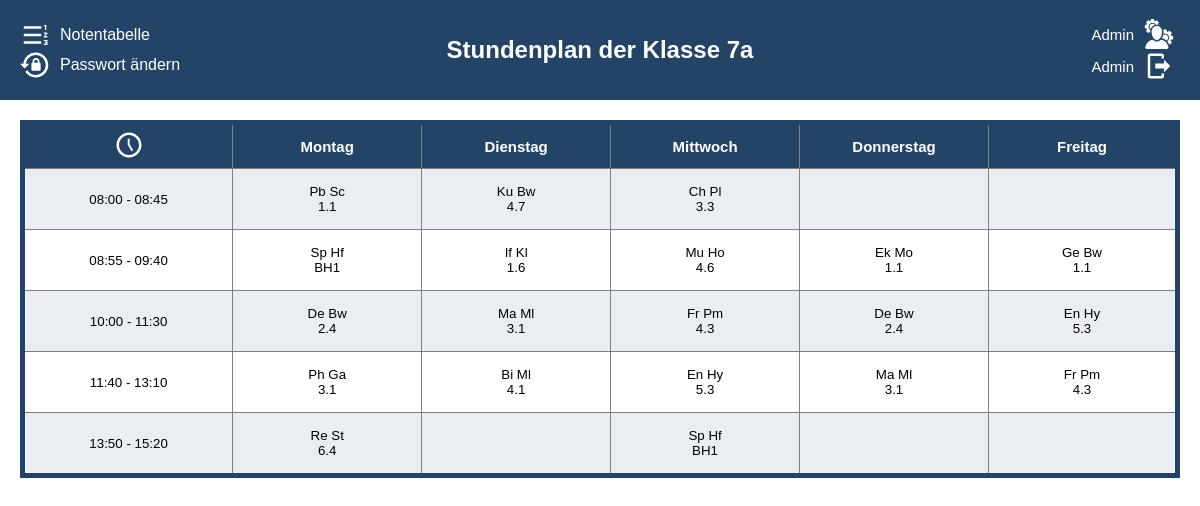
The page /schedule/7a/ (signed in) on the database its author committed.
### stundenplan/models.py (models this page shows, shortened)
class Subject(models.Model):
    abkuerzung = models.CharField(max_length=3, unique=True)
    name = models.CharField(max_length=100, unique=True)
    grade = models.ManyToManyField(Grade, through='Subject_Grade')
    class Meta:
        verbose_name = 'Fach'
        verbose_name_plural = 'Fächer'
    pass

class Teacher(models.Model):
    first_name = models.CharField(max_length=30)
    last_name = models.CharField(max_length=30)
    short_name = models.CharField(max_length=3)
    subjects = models.ManyToManyField(Subject)
    class Meta:
        verbose_name = 'Lehrer'
        verbose_name_plural = 'Lehrer'
    pass

class Room(models.Model):
    room_number = models.CharField(max_length=30, unique=True)
    faecher = models.ManyToManyField(Subject)
    class Meta:
        verbose_name = 'Raum'
        verbose_name_plural = 'Räume'
    def __str__(self):
        return f"{self.room_number}"

### stundenplan/views.py (the view)
# urls.py: path('', index_view, name='index_view'),
@login_required
def index_view(request, bezeichnung):
    user = request.user
    if request.user.is_superuser or request.user.profile.klasse.bezeichnung == bezeichnung:
        context = get_plan(user, bezeichnung)
        return render(request, 'index.html', context)

### stundenplan/get_plan.py (called while the page is built)
def custom_subject_filter(klasse, lesson_number, weekday, week_choice):
    week_instance = Week.objects.get(week_choice=week_choice)
    lesson = Lesson.objects.filter(
        klasse=klasse,
        lesson_number=lesson_number,
        weekday=weekday,
        week_choice=week_instance,
    ).first()
    return lesson.subject.abkuerzung if lesson else ""

def custom_teacher_filter(klasse, lesson_number, weekday, week_choice):
    week_instance = Week.objects.get(week_choice=week_choice)
    lesson = Lesson.objects.filter(
        klasse=klasse,
        lesson_number=lesson_number,
        weekday=weekday,
        week_choice=week_instance,
    ).first()
    return lesson.teacher.short_name if lesson else ""

def custom_room_filter(klasse, lesson_number, weekday, week_choice):
    week_instance = Week.objects.get(week_choice=week_choice)
    lesson = Lesson.objects.filter(
        klasse=klasse,
        lesson_number=lesson_number,
        weekday=weekday,
        week_choice=week_instance,
    ).first()
    return lesson.room_number if lesson else ""

def set_username(user):
    if user.first_name and user.last_name:
        username = user.first_name + " " + user.last_name
    else:
        username = user.username
    return username

### templates/index.html (shortened to what this page needs)
<!DOCTYPE html>
<html lang="de">
<head>
    {% load static %}
    <link rel="stylesheet" type="text/css" href="{% static 'index.css' %}">
</head>
<body>
    <div class="header">
        <div class="logout-container-left" >
            <div class="horizontal">
                <svg class="logout"  xmlns="http://www.w3.org/2000/svg" viewBox="0 0 24 24"><path d="M3,13V11H17V13H3M3,19V17H17V19H3M3,7V5H17V7H3M20,8V5H19V4H21V8H20M19,17V16H22V20H19V19H21V18.5H20V17.5H21V17H19M21.25,10C21.67,10 22,10.34 22,10.75C22,10.95 21.92,11.14 21.79,11.27L20.12,13H22V14H19V13.08L21,11H19V10H21.25Z" /></svg>
                <a class="notentabell-view text" href="{% url 'index_view' %}">Notentabelle</a>
            </div>
            <div class="horizontal">
                <a class="text" href="{% url 'change_password' %}">Passwort ändern</a>
            </div>
        </div>
        <h1 class="header-heading">Stundenplan der Klasse {{klassenname}}</h1>
        <div class="logout-container-right" >
            {% if user.is_superuser %}
                <form method="post" action="{% url 'admin:index' %}">
                    <button type="submit" class="logout-button">
                        <a>Admin</a>
                    </button>
                </form>
            {% endif %}
            <form method="post" action="{% url 'logout' %}">
                <button type="submit" class="logout-button">
                    <div>{{username}}</div>
                    <svg class="logout" xmlns="http://www.w3.org/2000/svg" viewBox="0 0 24 24"><path d="M16,17V14H9V10H16V7L21,12L16,17M14,2A2,2 0 0,1 16,4V6H14V4H5V20H14V18H16V20A2,2 0 0,1 14,22H5A2,2 0 0,1 3,20V4A2,2 0 0,1 5,2H14Z" /></svg>
                </button>
            </form>
        </div>
    </div>
    <div class="content">
        <table class="table table-striped table-bordered table-hover doFixed">
            <thead>
                <tr class="darkrow">
                    <th><svg class="clock" xmlns="http://www.w3.org/2000/svg" viewBox="0 0 24 24"><path d="M12 20C16.4 20 20 16.4 20 12S16.4 4 12 4 4 7.6 4 12 7.6 20 12 20M12 2C17.5 2 22 6.5 22 12S17.5 22 12 22C6.5 22 2 17.5 2 12C2 6.5 6.5 2 12 2M15.3 16.2L14 17L11 11.8V7H12.5V11.4L15.3 16.2Z" /></svg></th>
                    <th colspan="2">Montag</th>
                    <th colspan="2">Dienstag</th>
                    <th colspan="2">Mittwoch</th>
                    <th colspan="2">Donnerstag</th>
                    <th colspan="2">Freitag</th>
                </tr>
            </thead>
            <tbody>
                <tr class="darkrow 1. Studne">
                    <td>08:00 - 08:45</td>
                    <td colspan="2">{{monA1}} {{monA1Name}}<br>{{monA1Nr}}</td>
                    <td colspan="2">{{tueA1}} {{tueA1Name}}<br>{{tueA1Nr}}</td>
                    <td colspan="2">{{wedA1}} {{wedA1Name}}<br>{{wedA1Nr}}</td>
                    <td colspan="2">{{thuA1}} {{thuA1Name}}<br>{{thuA1Nr}}</td>
                    <td colspan="2">{{friA1}} {{friA1Name}}<br>{{friA1Nr}}</td>
                </tr>
                <tr class="2. Studne">
                    <td>08:55 - 09:40</td>
                    <td colspan="2">{{monA2}} {{monA2Name}}<br>{{monA2Nr}}</td>
                    <td colspan="2">{{tueA2}} {{tueA2Name}}<br>{{tueA2Nr}}</td>
                    <td colspan="2">{{wedA2}} {{wedA2Name}}<br>{{wedA2Nr}}</td>
                    <td colspan="2">{{thuA2}} {{thuA2Name}}<br>{{thuA2Nr}}</td>
                    <td colspan="2">{{friA2}} {{friA2Name}}<br>{{friA2Nr}}</td>
                </tr>
                <tr class="darkrow 3./4. Studne">
                    <td>10:00 - 11:30</td>
                    <td colspan="2">{{monA3_4}} {{monA3_4Name}}<br>{{monA3_4Nr}}</td>
                    <td colspan="2">{{tueA3_4}} {{tueA3_4Name}}<br>{{tueA3_4Nr}}</td>
                    <td colspan="2">{{wedA3_4}} {{wedA3_4Name}}<br>{{wedA3_4Nr}}</td>
                    <td colspan="2">{{thuA3_4}} {{thuA3_4Name}}<br>{{thuA3_4Nr}}</td>
                    <td colspan="2">{{friA3_4}} {{friA3_4Name}}<br>{{friA3_4Nr}}</td>
                </tr>
                <tr class="5./6. Stunde">
                    <td data-label="Zeit">11:40 - 13:10</td>
                    <td data-label="Montag A" colspan="2">{{monA5_6}}&nbsp;{{monA5_6Name}}<br>{{monA5_6Nr}}</td>
                    <td data-label="Dienstag A" colspan="2">{{tueA5_6}}&nbsp;{{tueA5_6Name}}<br>{{tueA5_6Nr}}</td>
                    <td data-label="Mittwoch A" colspan="2">{{wedA5_6}}&nbsp;{{wedA5_6Name}}<br>{{wedA5_6Nr}}</td>
                    <td data-label="Donnerstag A" colspan="2">{{thuA5_6}}&nbsp;{{thuA5_6Name}}<br>{{thuA5_6Nr}}</td>
                    <td data-label="Freitag A" colspan="2">{{friA5_6}}&nbsp;{{friA5_6Name}}<br>{{friA5_6Nr}}</td>
                </tr>
                <tr class="darkrow 7./8. Stunde">
                    <td data-label="Zeit">13:50 - 15:20</td>
                    <td data-label="Montag A" colspan="2">{{monA7_8}}&nbsp;{{monA7_8Name}}<br>{{monA7_8Nr}}</td>
                    <td data-label="Dienstag A" colspan="2">{{tueA7_8}}&nbsp;{{tueA7_8Name}}<br>{{tueA7_8Nr}}</td>
                    <td data-label="Mittwoch A" colspan="2">{{wedA7_8}}&nbsp;{{wedA7_8Name}}<br>{{wedA7_8Nr}}</td>
                    <td data-label="Donnerstag A" colspan="2">{{thuA7_8}}&nbsp;{{thuA7_8Name}}<br>{{thuA7_8Nr}}</td>
                    <td data-label="Freitag A" colspan="2">{{friA7_8}}&nbsp;{{friA7_8Name}}<br>{{friA7_8Nr}}</td>
                </tr>
            </tbody>
        </table>
    </div>
</body>
</html>

### static/index.css (style rules this page uses)
:root { --background-color: #ffffff; --second-background-color: #E5E1DA; --darkrow: #23456718; --dark-accent: rgb(35,68,103); --ligth-accent: #b1dae7; --dark-font: #27374D; --ligth-font: white; }
body { display: flex; justify-content: center; align-items: center; flex-direction: column; font-family: Arial, Helvetica, sans-serif; background-color: var(--background-color); margin: 0; padding: 0; }
.header { position: fixed; background-color: var(--dark-accent); width: 100%; left: 0; top: 0; color: var(--ligth-font); display: flex; align-items: center; justify-content: space-between; height: 100px; padding: 0 20px; box-sizing: border-box; }
.header-heading { position: absolute; left: 50%; transform: translateX(-50%); font-size: 1.5rem; text-align: center; }
.logout-container-right { display: flex; align-items: flex-end; flex-direction: column; justify-content: flex-end; position: absolute; right: 20px; }
.logout-container-left { display: flex; align-items: flex-start; flex-direction: column; position: absolute; justify-content: flex-start; left: 20px; }
.logout { height: 30px; width: 30px; fill: var(--ligth-font); }
.logout-button { background-color: transparent; color: var(--ligth-font); border: none; font-size: 15px; cursor: pointer; display: flex; align-items: center; gap: 10px; }
.content { margin-top: 100px; width: 100%; overflow-x: auto; padding: 20px; box-sizing: border-box; }
table { table-layout: fixed; width: 100%; max-width: 1200px; margin: 0 auto; border-collapse: collapse; border: var(--dark-accent) solid 5px; }
th, td { width: 10%; height: 50px; text-align: center; vertical-align: middle; font-size: 10pt; padding: 5px; border: 1px solid gray; word-wrap: break-word; overflow-wrap: break-word; }
th { background-color: var(--dark-accent); color: var(--ligth-font); font-size: 15px !important; height: 30px !important; }
th:last-child, td:last-child { width: 10% !important; }
tbody tr { height: 50px; }
.darkrow { background-color: var(--darkrow); }
.clock { height: 30px; width: auto; color: var(--ligth-font); fill: var(--ligth-font); }
.notentabell-view { color: var(--ligth-font); text-decoration: underline; cursor: pointer; }
.horizontal { display: flex; flex-direction: row; align-items: center; justify-content: flex-start; }
.text { padding-left: 10px; text-decoration: none; color: var(--ligth-font); }

### rows shown on the page
Subject: abkuerzung "Pb"
Teacher: short_name "Sc"
Room: room_number "1.1"
Subject: abkuerzung "Ku"
Teacher: short_name "Bw"
Room: room_number "4.7"
Subject: abkuerzung "Ch"
Teacher: short_name "Pl"
Room: room_number "3.3"
Subject: abkuerzung "Sp"
Teacher: short_name "Hf"
Room: room_number "BH1"
Subject: abkuerzung "If"
Teacher: short_name "Kl"
Room: room_number "1.6"
Subject: abkuerzung "Mu"
Teacher: short_name "Ho"
Room: room_number "4.6"
Subject: abkuerzung "Ek"
Teacher: short_name "Mo"
Subject: abkuerzung "Ge"
Subject: abkuerzung "De"
Room: room_number "2.4"
Subject: abkuerzung "Ma"
Teacher: short_name "Ml"
Room: room_number "3.1"
Subject: abkuerzung "Fr"
Teacher: short_name "Pm"
Room: room_number "4.3"
Subject: abkuerzung "En"
Teacher: short_name "Hy"
Room: room_number "5.3"
Subject: abkuerzung "Ph"
Teacher: short_name "Ga"
Subject: abkuerzung "Bi"
Room: room_number "4.1"
Subject: abkuerzung "Re"
Teacher: short_name "St"
Room: room_number "6.4"

### other values the page prints
{{ klassenname }} "7a"
{{ username }} "Admin"
